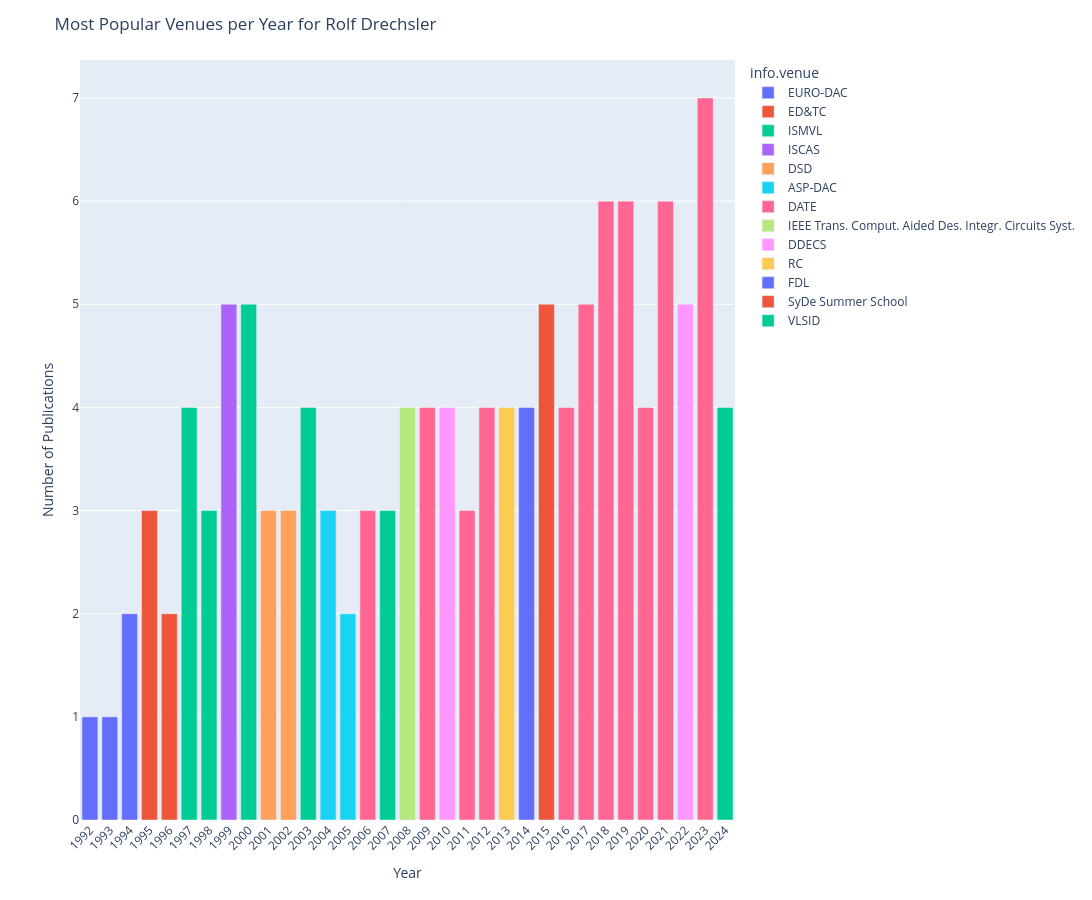

The cell this chart's notebook holds for it:
### Code cell
# Visualize the most popular venues per year for the third author
most_popular_venues[2]["info.year"] = pd.to_numeric(most_popular_venues[2]["info.year"])
fig = px.bar(most_popular_venues[2], x='info.year', y='count', color='info.venue')

fig.update_layout(
    xaxis_title='Year',
    yaxis_title='Number of Publications',
    title=f'Most Popular Venues per Year for {authors[2]}',
    xaxis=dict(
        tickangle=-45,
        tickmode='linear',
        dtick=1
    ), 
    bargap=0.2,
    height=900,
    width=1100
)

fig.show()

### Figure 1 — Plotly figure (JSON) as saved in the notebook; plotly's stock layout.template omitted (floating-point values rounded to 4 significant figures)
{"data": [{"hovertemplate": "info.venue=EURO-DAC<br>info.year=%{x}<br>count=%{y}<extra></extra>", "legendgroup": "EURO-DAC", "marker": {"color": "#636efa", "pattern": {"shape": ""}}, "name": "EURO-DAC", "orientation": "v", "showlegend": true, "textposition": "auto", "type": "bar", "x": [1992, 1993, 1994], "xaxis": "x", "y": [1, 1, 2], "yaxis": "y"}, {"hovertemplate": "info.venue=ED&amp;TC<br>info.year=%{x}<br>count=%{y}<extra></extra>", "legendgroup": "ED&amp;TC", "marker": {"color": "#EF553B", "pattern": {"shape": ""}}, "name": "ED&amp;TC", "orientation": "v", "showlegend": true, "textposition": "auto", "type": "bar", "x": [1995, 1996], "xaxis": "x", "y": [3, 2], "yaxis": "y"}, {"hovertemplate": "info.venue=ISMVL<br>info.year=%{x}<br>count=%{y}<extra></extra>", "legendgroup": "ISMVL", "marker": {"color": "#00cc96", "pattern": {"shape": ""}}, "name": "ISMVL", "orientation": "v", "showlegend": true, "textposition": "auto", "type": "bar", "x": [1997, 1998, 2000, 2003, 2007], "xaxis": "x", "y": [4, 3, 5, 4, 3], "yaxis": "y"}, {"hovertemplate": "info.venue=ISCAS<br>info.year=%{x}<br>count=%{y}<extra></extra>", "legendgroup": "ISCAS", "marker": {"color": "#ab63fa", "pattern": {"shape": ""}}, "name": "ISCAS", "orientation": "v", "showlegend": true, "textposition": "auto", "type": "bar", "x": [1999], "xaxis": "x", "y": [5], "yaxis": "y"}, {"hovertemplate": "info.venue=DSD<br>info.year=%{x}<br>count=%{y}<extra></extra>", "legendgroup": "DSD", "marker": {"color": "#FFA15A", "pattern": {"shape": ""}}, "name": "DSD", "orientation": "v", "showlegend": true, "textposition": "auto", "type": "bar", "x": [2001, 2002], "xaxis": "x", "y": [3, 3], "yaxis": "y"}, {"hovertemplate": "info.venue=ASP-DAC<br>info.year=%{x}<br>count=%{y}<extra></extra>", "legendgroup": "ASP-DAC", "marker": {"color": "#19d3f3", "pattern": {"shape": ""}}, "name": "ASP-DAC", "orientation": "v", "showlegend": true, "textposition": "auto", "type": "bar", "x": [2004, 2005], "xaxis": "x", "y": [3, 2], "yaxis": "y"}, {"hovertemplate": "info.venue=DATE<br>info.year=%{x}<br>count=%{y}<extra></extra>", "legendgroup": "DATE", "marker": {"color": "#FF6692", "pattern": {"shape": ""}}, "name": "DATE", "orientation": "v", "showlegend": true, "textposition": "auto", "type": "bar", "x": [2006, 2009, 2011, 2012, 2016, 2017, 2018, 2019, 2020, 2021, 2023], "xaxis": "x", "y": [3, 4, 3, 4, 4, 5, 6, 6, 4, 6, 7], "yaxis": "y"}, {"hovertemplate": "info.venue=IEEE Trans. Comput. Aided Des. Integr. Circuits Syst.<br>info.year=%{x}<br>count=%{y}<extra></extra>", "legendgroup": "IEEE Trans. Comput. Aided Des. Integr. Circuits Syst.", "marker": {"color": "#B6E880", "pattern": {"shape": ""}}, "name": "IEEE Trans. Comput. Aided Des. Integr. Circuits Syst.", "orientation": "v", "showlegend": true, "textposition": "auto", "type": "bar", "x": [2008], "xaxis": "x", "y": [4], "yaxis": "y"}, {"hovertemplate": "info.venue=DDECS<br>info.year=%{x}<br>count=%{y}<extra></extra>", "legendgroup": "DDECS", "marker": {"color": "#FF97FF", "pattern": {"shape": ""}}, "name": "DDECS", "orientation": "v", "showlegend": true, "textposition": "auto", "type": "bar", "x": [2010, 2022], "xaxis": "x", "y": [4, 5], "yaxis": "y"}, {"hovertemplate": "info.venue=RC<br>info.year=%{x}<br>count=%{y}<extra></extra>", "legendgroup": "RC", "marker": {"color": "#FECB52", "pattern": {"shape": ""}}, "name": "RC", "orientation": "v", "showlegend": true, "textposition": "auto", "type": "bar", "x": [2013], "xaxis": "x", "y": [4], "yaxis": "y"}, {"hovertemplate": "info.venue=FDL<br>info.year=%{x}<br>count=%{y}<extra></extra>", "legendgroup": "FDL", "marker": {"color": "#636efa", "pattern": {"shape": ""}}, "name": "FDL", "orientation": "v", "showlegend": true, "textposition": "auto", "type": "bar", "x": [2014], "xaxis": "x", "y": [4], "yaxis": "y"}, {"hovertemplate": "info.venue=SyDe Summer School<br>info.year=%{x}<br>count=%{y}<extra></extra>", "legendgroup": "SyDe Summer School", "marker": {"color": "#EF553B", "pattern": {"shape": ""}}, "name": "SyDe Summer School", "orientation": "v", "showlegend": true, "textposition": "auto", "type": "bar", "x": [2015], "xaxis": "x", "y": [5], "yaxis": "y"}, {"hovertemplate": "info.venue=VLSID<br>info.year=%{x}<br>count=%{y}<extra></extra>", "legendgroup": "VLSID", "marker": {"color": "#00cc96", "pattern": {"shape": ""}}, "name": "VLSID", "orientation": "v", "showlegend": true, "textposition": "auto", "type": "bar", "x": [2024], "xaxis": "x", "y": [4], "yaxis": "y"}], "layout": {"bargap": 0.2, "barmode": "relative", "height": 900, "legend": {"title": {"text": "info.venue"}, "tracegroupgap": 0}, "margin": {"t": 60}, "title": {"text": "Most Popular Venues per Year for Rolf Drechsler"}, "width": 1100, "xaxis": {"anchor": "y", "domain": [0, 1], "dtick": 1, "tickangle": -45, "tickmode": "linear", "title": {"text": "Year"}}, "yaxis": {"anchor": "x", "domain": [0, 1], "title": {"text": "Number of Publications"}}}}
